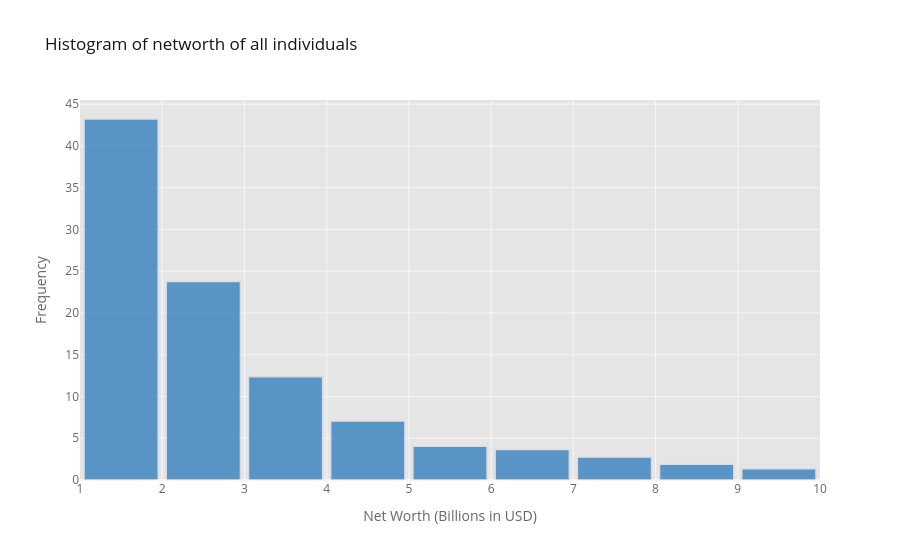

Notebook code cell kept with this figure:
### Code cell
# Distribution of wealth

networthhist02 = df[['networth']].figure(kind="histogram",
                bins = (0, 10, 1),
                histnorm = 'percent',
                title = 'Histogram of networth of all individuals',
                xTitle = 'Net Worth (Billions in USD)',
                yTitle = 'Frequency',
                theme = 'ggplot',
                bargap = 0.1,
                color = 'blue',
                orientation = 'v',
                text = 'networth')

networthhist02.update_yaxes(nticks=20)
networthhist02.update_xaxes(nticks=10)

display(networthhist02)

### Figure 1 — Plotly figure (JSON) as saved in the notebook; plotly's stock layout.template omitted (floating-point values rounded to 4 significant figures; data arrays with more than 128 entries replaced by an {"elided": "..."} marker saying what was removed)
{"data": [{"autobinx": false, "histfunc": "count", "histnorm": "percent", "marker": {"color": "rgba(55, 128, 191, 1.0)", "line": {"color": "#D9D9D9", "width": 1.3}}, "name": "networth", "opacity": 0.8, "orientation": "v", "type": "histogram", "x": {"elided": "2755 float values"}, "xbins": {"end": 10, "size": 1, "start": 0}}], "layout": {"bargap": 0.1, "barmode": "overlay", "legend": {"bgcolor": "#FFFFFF", "font": {"color": "#666666"}}, "paper_bgcolor": "#FFFFFF", "plot_bgcolor": "#E5E5E5", "title": {"font": {"color": "#151516"}, "text": "Histogram of networth of all individuals"}, "xaxis": {"gridcolor": "#F6F6F6", "nticks": 10, "showgrid": true, "tickfont": {"color": "#666666"}, "title": {"font": {"color": "#666666"}, "text": "Net Worth (Billions in USD)"}, "zerolinecolor": "#F6F6F6"}, "yaxis": {"gridcolor": "#F6F6F6", "nticks": 20, "showgrid": true, "tickfont": {"color": "#666666"}, "title": {"font": {"color": "#666666"}, "text": "Frequency"}, "zerolinecolor": "#F6F6F6"}}}
